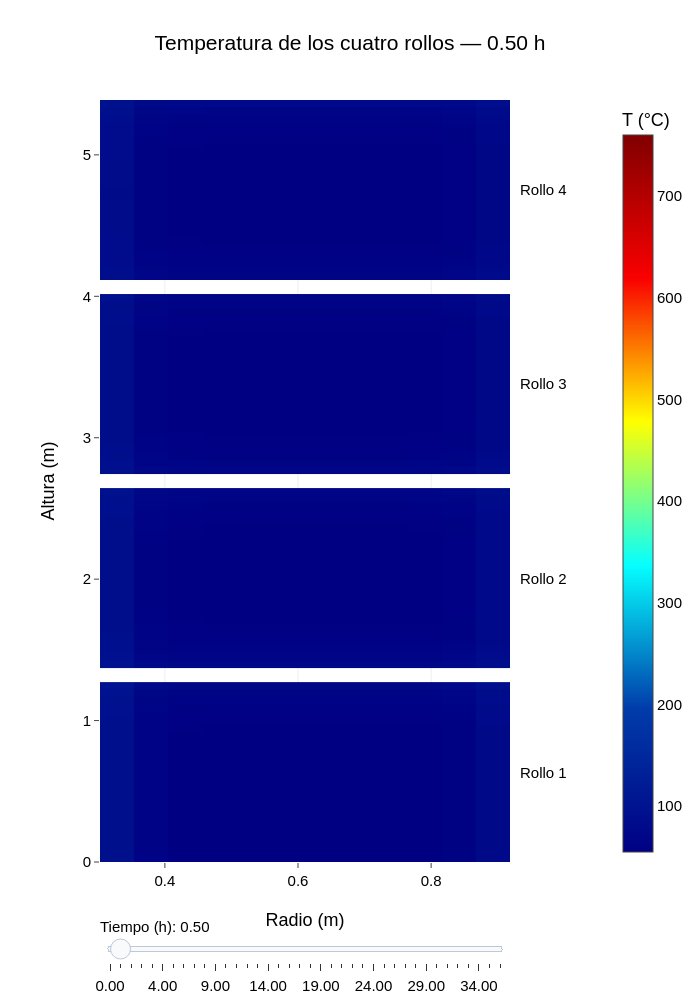

Notebook code for this chart:
### Markdown cell above
## Heatmap.

Muestra la sección radial–vertical de cada rollo, con el rollo 1 abajo y el 4 arriba. 

El selector muestra distintos tiempos, empezando en 0.5 h. La escala de color es común a todos los rollos y tiempos, en °C. La comparación anterior conserva sus unidades originales (K).

### Code cell
# Snapshots share the simulator's time grid; no extra simulation is needed.
heatmap_time_hr = 0.5
snapshot_times_hr = np.unique(np.concatenate((
    [0.0, heatmap_time_hr, simulator.times[-1] / 3600.0],
    np.arange(1.0, simulator.times[-1] / 3600.0, 1.0),
)))
snapshot_indices = np.unique([
    int(np.argmin(np.abs(simulator.times / 3600.0 - time_hr)))
    for time_hr in snapshot_times_hr
])
initial_index = int(np.argmin(np.abs(simulator.times / 3600.0 - heatmap_time_hr)))
initial_step = int(np.flatnonzero(snapshot_indices == initial_index)[0])

# Histories already store one section: (height, radius, time).
sections_c = [history - 273.15 for history in simulator.results_by_coil]
if not all(np.isfinite(section).all() for section in sections_c):
    raise ValueError("La simulación contiene temperaturas no finitas; revisar la estabilidad antes de graficar.")
color_min = min(float(section.min()) for section in sections_c)
color_max = max(float(section.max()) for section in sections_c)
if color_max == color_min:
    color_max = color_min + 1.0

# Cell edges ensure the heatmap covers the physical dimensions exactly.
coil_meshes = []
stack_height = 0.0
for current_coil in furnace.coils:
    _, height_count, radial_count = current_coil.points.shape
    radial_edges = np.linspace(current_coil.inner_radius, current_coil.outer_radius, radial_count + 1)
    height_edges = stack_height + np.linspace(0, current_coil.height, height_count + 1)
    coil_meshes.append((radial_edges, height_edges))
    stack_height += current_coil.height + furnace.coil_sep_height
stack_height -= furnace.coil_sep_height


def coil_heatmaps(time_index):
    return [
        go.Heatmap(
            x=radial_edges,
            y=height_edges,
            z=section[:, :, time_index],
            coloraxis="coloraxis",
            zsmooth=False,
            name=f"Rollo {current_coil.coil_num}",
            hovertemplate=(
                f"Rollo {current_coil.coil_num}<br>"
                "Radio: %{x:.3f} m<br>Altura: %{y:.3f} m<br>"
                "Temperatura: %{z:.1f} °C<extra></extra>"
            ),
        )
        for current_coil, section, (radial_edges, height_edges)
        in zip(furnace.coils, sections_c, coil_meshes)
    ]


def heatmap_title(time_index):
    return f"Mapa de calor — {simulator.times[time_index] / 3600.0:.2f} h"


heatmap_fig = go.Figure(data=coil_heatmaps(initial_index))
heatmap_fig.frames = [
    go.Frame(
        name=str(int(time_index)),
        data=coil_heatmaps(time_index),
        traces=list(range(len(furnace.coils))),
        layout={"title": {"text": heatmap_title(time_index)}},
    )
    for time_index in snapshot_indices
]
heatmap_fig.update_layout(
    title={"text": heatmap_title(initial_index), "x": 0.5, "xanchor": "center"},
    width=700,
    height=1000,
    template="none",
    font={"family": "Arial", "size": 15, "color": "black"},
    margin={"t": 100, "b": 130, "l": 100, "r": 140},
    xaxis={"title": {"text": "Radio (m)"}, "zeroline": False},
    yaxis={"title": {"text": "Altura (m)"}, "range": [0, stack_height], "zeroline": False},
    coloraxis={
        "colorscale": "Jet", "cmin": color_min, "cmax": color_max,
        "colorbar": {"title": {"text": "T (°C)"}, "x": 1.25},
    },
    annotations=[
        {
            "x": 1.02, "xref": "paper", "y": (height_edges[0] + height_edges[-1]) / 2,
            "yref": "y", "text": f"Rollo {current_coil.coil_num}",
            "showarrow": False, "xanchor": "left",
        }
        for current_coil, (_, height_edges) in zip(furnace.coils, coil_meshes)
    ],
    sliders=[{
        "active": initial_step,
        "currentvalue": {"prefix": "Tiempo (h): "},
        "pad": {"t": 50},
        "steps": [
            {
                "label": f"{simulator.times[time_index] / 3600.0:.2f}",
                "method": "animate",
                "args": [[str(int(time_index))], {
                    "mode": "immediate", "frame": {"duration": 0, "redraw": True},
                    "transition": {"duration": 0},
                }],
            }
            for time_index in snapshot_indices
        ],
    }],
)
heatmap_fig.show()

### Figure 1 — Plotly figure (JSON) as saved in the notebook; plotly's stock layout.template omitted (floating-point values rounded to 4 significant figures; data arrays with more than 128 entries replaced by an {"elided": "..."} marker saying what was removed)
{"data": [{"coloraxis": "coloraxis", "hovertemplate": "Rollo 1<br>Radio: %{x:.3f} m<br>Altura: %{y:.3f} m<br>Temperatura: %{z:.1f} °C<extra></extra>", "name": "Rollo 1", "type": "heatmap", "x": [0.3025, 0.3538, 0.4052, 0.4565, 0.5078, 0.5592, 0.6105, 0.6618, 0.7132, 0.7645, 0.8158, 0.8672, 0.9185], "y": [0.0, 0.05088, 0.1018, 0.1526, 0.2035, 0.2544, 0.3053, 0.3562, 0.407, 0.4579, 0.5088, 0.5597, 0.6106, 0.6614, 0.7123, 0.7632, 0.8141, 0.865, 0.9158, 0.9667, 1.018, 1.068, 1.119, 1.17, 1.221, 1.272], "z": {"elided": "25x12 float values"}, "zsmooth": false}, {"coloraxis": "coloraxis", "hovertemplate": "Rollo 2<br>Radio: %{x:.3f} m<br>Altura: %{y:.3f} m<br>Temperatura: %{z:.1f} °C<extra></extra>", "name": "Rollo 2", "type": "heatmap", "x": [0.3025, 0.3538, 0.4052, 0.4565, 0.5078, 0.5592, 0.6105, 0.6618, 0.7132, 0.7645, 0.8158, 0.8672, 0.9185], "y": [1.372, 1.423, 1.474, 1.525, 1.576, 1.626, 1.677, 1.728, 1.779, 1.83, 1.881, 1.932, 1.983, 2.033, 2.084, 2.135, 2.186, 2.237, 2.288, 2.339, 2.39, 2.44, 2.491, 2.542, 2.593, 2.644], "z": {"elided": "25x12 float values"}, "zsmooth": false}, {"coloraxis": "coloraxis", "hovertemplate": "Rollo 3<br>Radio: %{x:.3f} m<br>Altura: %{y:.3f} m<br>Temperatura: %{z:.1f} °C<extra></extra>", "name": "Rollo 3", "type": "heatmap", "x": [0.3025, 0.3538, 0.4052, 0.4565, 0.5078, 0.5592, 0.6105, 0.6618, 0.7132, 0.7645, 0.8158, 0.8672, 0.9185], "y": [2.744, 2.795, 2.846, 2.897, 2.948, 2.998, 3.049, 3.1, 3.151, 3.202, 3.253, 3.304, 3.355, 3.405, 3.456, 3.507, 3.558, 3.609, 3.66, 3.711, 3.762, 3.812, 3.863, 3.914, 3.965, 4.016], "z": {"elided": "25x12 float values"}, "zsmooth": false}, {"coloraxis": "coloraxis", "hovertemplate": "Rollo 4<br>Radio: %{x:.3f} m<br>Altura: %{y:.3f} m<br>Temperatura: %{z:.1f} °C<extra></extra>", "name": "Rollo 4", "type": "heatmap", "x": [0.3025, 0.3538, 0.4052, 0.4565, 0.5078, 0.5592, 0.6105, 0.6618, 0.7132, 0.7645, 0.8158, 0.8672, 0.9185], "y": [4.116, 4.167, 4.218, 4.269, 4.32, 4.37, 4.421, 4.472, 4.523, 4.574, 4.625, 4.676, 4.727, 4.777, 4.828, 4.879, 4.93, 4.981, 5.032, 5.083, 5.134, 5.184, 5.235, 5.286, 5.337, 5.388], "z": {"elided": "25x12 float values"}, "zsmooth": false}], "layout": {"annotations": [{"showarrow": false, "text": "Rollo 1", "x": 1.02, "xanchor": "left", "xref": "paper", "y": 0.636, "yref": "y"}, {"showarrow": false, "text": "Rollo 2", "x": 1.02, "xanchor": "left", "xref": "paper", "y": 2.008, "yref": "y"}, {"showarrow": false, "text": "Rollo 3", "x": 1.02, "xanchor": "left", "xref": "paper", "y": 3.38, "yref": "y"}, {"showarrow": false, "text": "Rollo 4", "x": 1.02, "xanchor": "left", "xref": "paper", "y": 4.752, "yref": "y"}], "coloraxis": {"cmax": 760.1, "cmin": 55, "colorbar": {"title": {"text": "T (°C)"}, "x": 1.25}, "colorscale": [[0, "rgb(0,0,131)"], [0.2, "rgb(0,60,170)"], [0.4, "rgb(5,255,255)"], [0.6, "rgb(255,255,0)"], [0.8, "rgb(250,0,0)"], [1, "rgb(128,0,0)"]]}, "font": {"color": "black", "family": "Arial", "size": 15}, "height": 1000, "margin": {"b": 130, "l": 100, "r": 140, "t": 100}, "sliders": [{"active": 1, "currentvalue": {"prefix": "Tiempo (h): "}, "pad": {"t": 50}, "steps": [{"args": [["0"], {"frame": {"duration": 0, "redraw": true}, "mode": "immediate", "transition": {"duration": 0}}], "label": "0.00", "method": "animate"}, {"args": [["60"], {"frame": {"duration": 0, "redraw": true}, "mode": "immediate", "transition": {"duration": 0}}], "label": "0.50", "method": "animate"}, {"args": [["120"], {"frame": {"duration": 0, "redraw": true}, "mode": "immediate", "transition": {"duration": 0}}], "label": "1.00", "method": "animate"}, {"args": [["240"], {"frame": {"duration": 0, "redraw": true}, "mode": "immediate", "transition": {"duration": 0}}], "label": "2.00", "method": "animate"}, {"args": [["360"], {"frame": {"duration": 0, "redraw": true}, "mode": "immediate", "transition": {"duration": 0}}], "label": "3.00", "method": "animate"}, {"args": [["480"], {"frame": {"duration": 0, "redraw": true}, "mode": "immediate", "transition": {"duration": 0}}], "label": "4.00", "method": "animate"}, {"args": [["600"], {"frame": {"duration": 0, "redraw": true}, "mode": "immediate", "transition": {"duration": 0}}], "label": "5.00", "method": "animate"}, {"args": [["720"], {"frame": {"duration": 0, "redraw": true}, "mode": "immediate", "transition": {"duration": 0}}], "label": "6.00", "method": "animate"}, {"args": [["840"], {"frame": {"duration": 0, "redraw": true}, "mode": "immediate", "transition": {"duration": 0}}], "label": "7.00", "method": "animate"}, {"args": [["960"], {"frame": {"duration": 0, "redraw": true}, "mode": "immediate", "transition": {"duration": 0}}], "label": "8.00", "method": "animate"}, {"args": [["1080"], {"frame": {"duration": 0, "redraw": true}, "mode": "immediate", "transition": {"duration": 0}}], "label": "9.00", "method": "animate"}, {"args": [["1200"], {"frame": {"duration": 0, "redraw": true}, "mode": "immediate", "transition": {"duration": 0}}], "label": "10.00", "method": "animate"}, {"args": [["1320"], {"frame": {"duration": 0, "redraw": true}, "mode": "immediate", "transition": {"duration": 0}}], "label": "11.00", "method": "animate"}, {"args": [["1440"], {"frame": {"duration": 0, "redraw": true}, "mode": "immediate", "transition": {"duration": 0}}], "label": "12.00", "method": "animate"}, {"args": [["1560"], {"frame": {"duration": 0, "redraw": true}, "mode": "immediate", "transition": {"duration": 0}}], "label": "13.00", "method": "animate"}, {"args": [["1680"], {"frame": {"duration": 0, "redraw": true}, "mode": "immediate", "transition": {"duration": 0}}], "label": "14.00", "method": "animate"}, {"args": [["1800"], {"frame": {"duration": 0, "redraw": true}, "mode": "immediate", "transition": {"duration": 0}}], "label": "15.00", "method": "animate"}, {"args": [["1920"], {"frame": {"duration": 0, "redraw": true}, "mode": "immediate", "transition": {"duration": 0}}], "label": "16.00", "method": "animate"}, {"args": [["2040"], {"frame": {"duration": 0, "redraw": true}, "mode": "immediate", "transition": {"duration": 0}}], "label": "17.00", "method": "animate"}, {"args": [["2160"], {"frame": {"duration": 0, "redraw": true}, "mode": "immediate", "transition": {"duration": 0}}], "label": "18.00", "method": "animate"}, {"args": [["2280"], {"frame": {"duration": 0, "redraw": true}, "mode": "immediate", "transition": {"duration": 0}}], "label": "19.00", "method": "animate"}, {"args": [["2400"], {"frame": {"duration": 0, "redraw": true}, "mode": "immediate", "transition": {"duration": 0}}], "label": "20.00", "method": "animate"}, {"args": [["2520"], {"frame": {"duration": 0, "redraw": true}, "mode": "immediate", "transition": {"duration": 0}}], "label": "21.00", "method": "animate"}, {"args": [["2640"], {"frame": {"duration": 0, "redraw": true}, "mode": "immediate", "transition": {"duration": 0}}], "label": "22.00", "method": "animate"}, {"args": [["2760"], {"frame": {"duration": 0, "redraw": true}, "mode": "immediate", "transition": {"duration": 0}}], "label": "23.00", "method": "animate"}, {"args": [["2880"], {"frame": {"duration": 0, "redraw": true}, "mode": "immediate", "transition": {"duration": 0}}], "label": "24.00", "method": "animate"}, {"args": [["3000"], {"frame": {"duration": 0, "redraw": true}, "mode": "immediate", "transition": {"duration": 0}}], "label": "25.00", "method": "animate"}, {"args": [["3120"], {"frame": {"duration": 0, "redraw": true}, "mode": "immediate", "transition": {"duration": 0}}], "label": "26.00", "method": "animate"}, {"args": [["3240"], {"frame": {"duration": 0, "redraw": true}, "mode": "immediate", "transition": {"duration": 0}}], "label": "27.00", "method": "animate"}, {"args": [["3360"], {"frame": {"duration": 0, "redraw": true}, "mode": "immediate", "transition": {"duration": 0}}], "label": "28.00", "method": "animate"}, {"args": [["3480"], {"frame": {"duration": 0, "redraw": true}, "mode": "immediate", "transition": {"duration": 0}}], "label": "29.00", "method": "animate"}, {"args": [["3600"], {"frame": {"duration": 0, "redraw": true}, "mode": "immediate", "transition": {"duration": 0}}], "label": "30.00", "method": "animate"}, {"args": [["3720"], {"frame": {"duration": 0, "redraw": true}, "mode": "immediate", "transition": {"duration": 0}}], "label": "31.00", "method": "animate"}, {"args": [["3840"], {"frame": {"duration": 0, "redraw": true}, "mode": "immediate", "transition": {"duration": 0}}], "label": "32.00", "method": "animate"}, {"args": [["3960"], {"frame": {"duration": 0, "redraw": true}, "mode": "immediate", "transition": {"duration": 0}}], "label": "33.00", "method": "animate"}, {"args": [["4080"], {"frame": {"duration": 0, "redraw": true}, "mode": "immediate", "transition": {"duration": 0}}], "label": "34.00", "method": "animate"}, {"args": [["4200"], {"frame": {"duration": 0, "redraw": true}, "mode": "immediate", "transition": {"duration": 0}}], "label": "35.00", "method": "animate"}, {"args": [["4236"], {"frame": {"duration": 0, "redraw": true}, "mode": "immediate", "transition": {"duration": 0}}], "label": "35.30", "method": "animate"}]}], "title": {"text": "Temperatura de los cuatro rollos — 0.50 h", "x": 0.5, "xanchor": "center"}, "width": 700, "xaxis": {"title": {"text": "Radio (m)"}, "zeroline": false}, "yaxis": {"range": [0, 5.388], "title": {"text": "Altura (m)"}, "zeroline": false}}}
